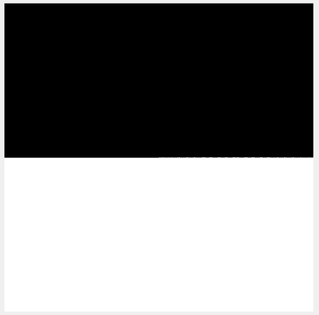
%> input picture DSAA-1/Assignment1/sample_inp.png, 319 x 315 px, shrunk from 526 x 520 before the run
$ octave q5.m   (GNU Octave 9; MATLAB toolbox functions it lacks are replaced by stand-ins)
%> lines starting %> are read from the running program, lines starting %| are printed output that depends on the picture; in (x1, y1, x2, y2) boxes, pixels count from 0 and x2, y2 are one past the last pixel; in counts of white or black regions, pixels touching at a corner belong together; the program's own positions count from 1
M = [1 2 1;0 0 0;-1 -2 -1];%[1 1 1; 1 -1 -1 ; -1 -1 -1];
%% 'sample_inp'
figure,
imshow(convn(imread('sample_inp.png'),M));
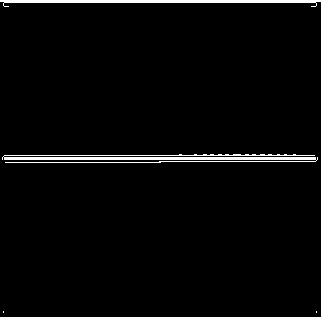
%> displayed picture: size 317x321x3, on the screen's scale of 0 to 255; 2.6% white; 4 white regions (2 under 20 px), largest, box (x1, y1, x2, y2) and area: (2, 154, 318, 163) 1624, (0, 0, 321, 7) 970
%% first figure conv with 'blur.jpg'
Q = imread('blur.jpg');
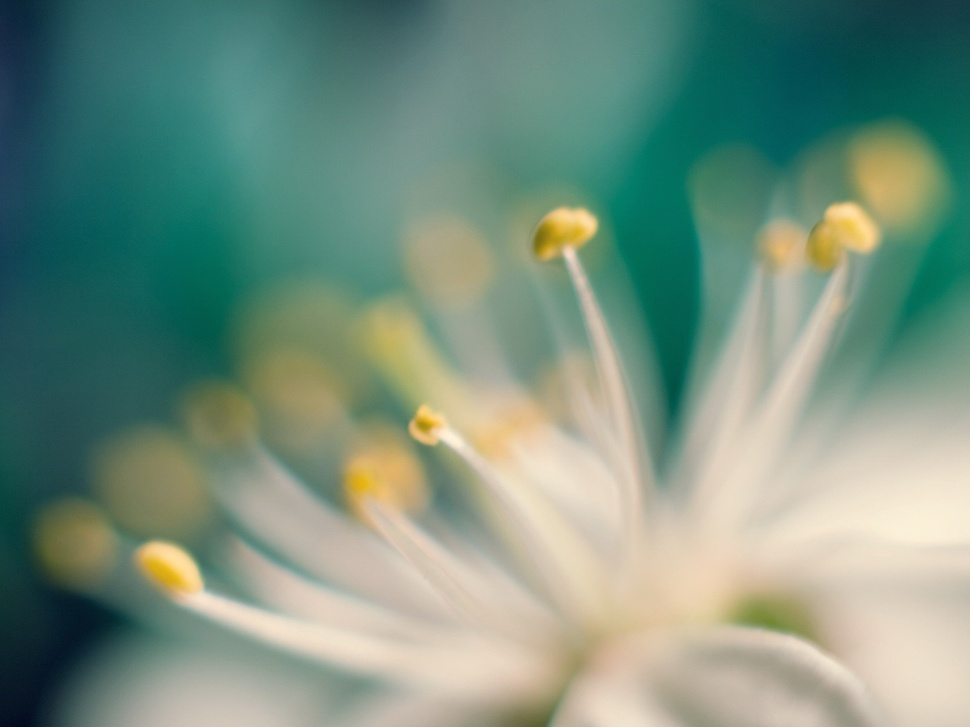
%> input picture DSAA-1/Assignment1/blur.jpg, 970 x 727 px, shrunk from 1600 x 1200 before the run
%> Q is the input picture: size 727x970x3 uint8; mean R, G, B 118.5, 144.6, 127.7
figure,
subplot(1,3,1);
imshow(Q);
subplot(1,3,2);
W = convn(Q,M);
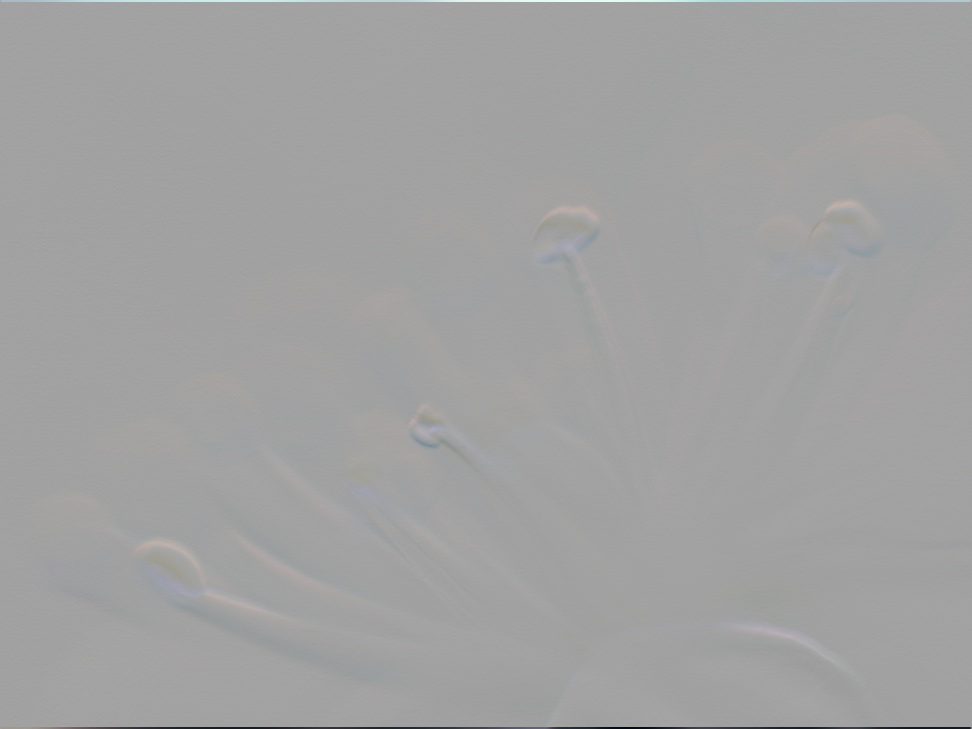
%> W: size 729x972x3 double; mean R, G, B 0, 0, 0; drawn with min black and max white
imshow(W);
subplot(1,3,3);
E = convn(Q,M');
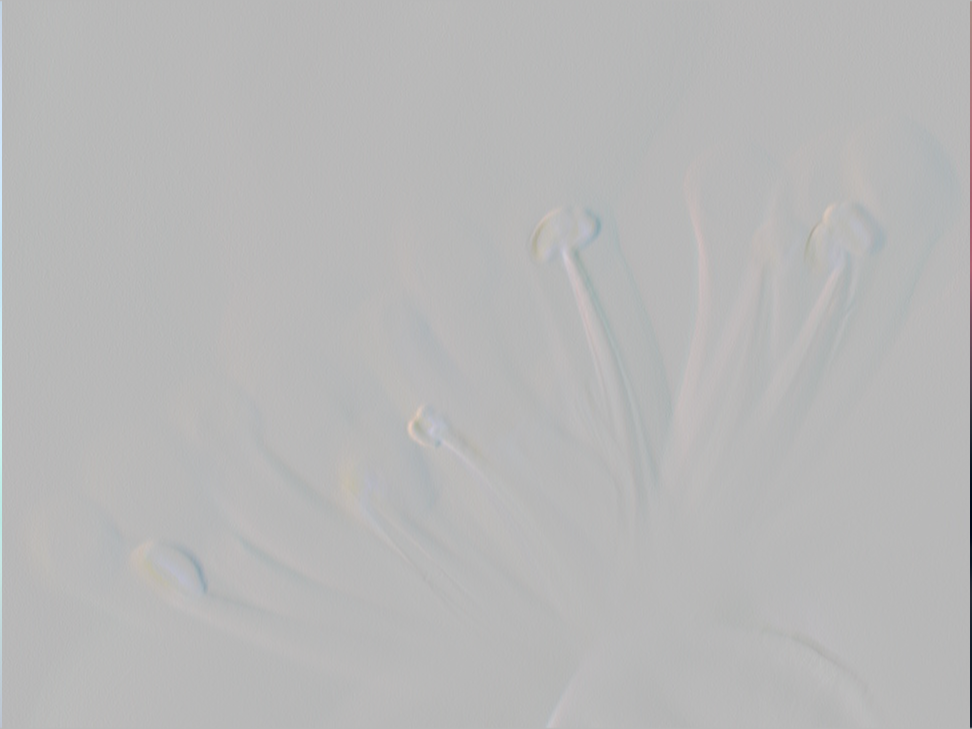
%> E: size 729x972x3 double; mean R, G, B 0, 0, 0; mean of the top-left, top-right, bottom-left and bottom-right quarters 2.2, -2.2, 3, -3; drawn with min black and max white
imshow(E);
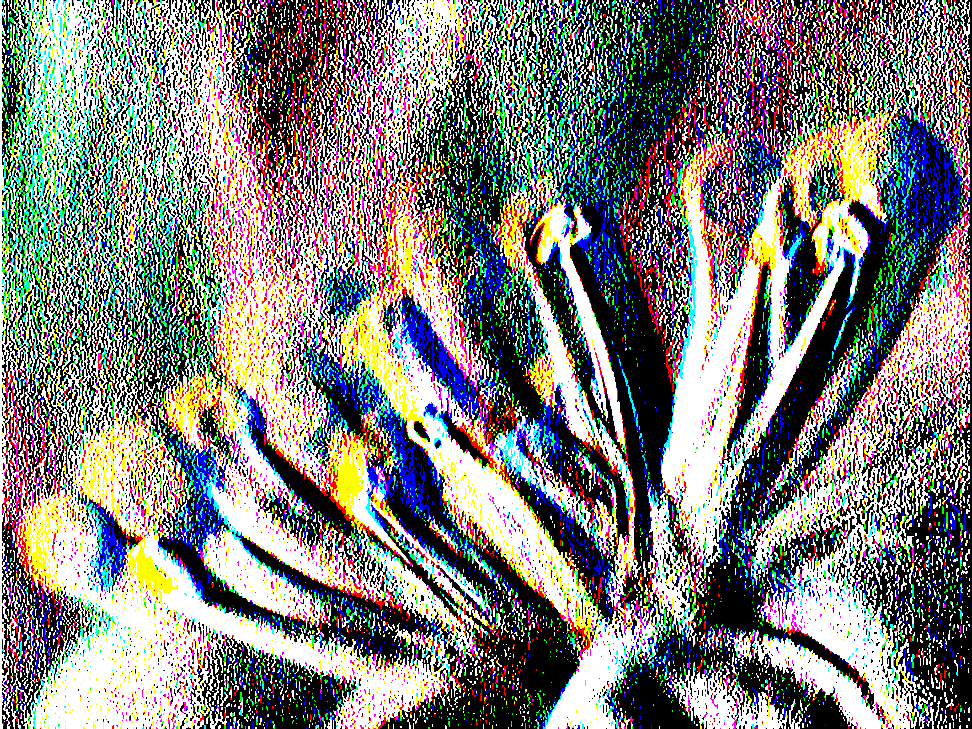
%> displayed picture: size 729x972x3, on the screen's scale of 0 to 255; mean R, G, B 128.8, 128.1, 124.6
%% second figure conv with 'F1.jpg'
A=imread('F1.jpg');
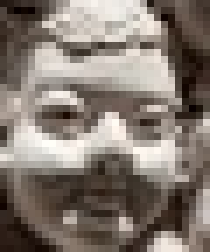
%> input picture DSAA-1/Assignment1/F1.jpg, 30 x 36 px, shrunk from 49 x 59 before the run (shown 7 times larger)
%> A is the input picture: size 36x30x3 uint8; mean R, G, B 131.9, 121.4, 112.9
figure,
subplot(1,3,1);
imshow(A);
B = convn(A,M);
subplot(1,3,2);
imshow(B);
subplot(1,3,3);
C = convn(A,M');
imshow(C);
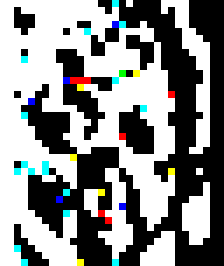
%> displayed picture: size 38x32x3, on the screen's scale of 0 to 255 (shown 7 times larger); mean R, G, B 135.9, 138.2, 137.8
%% third figure - 'cameraman.tif'
%> (the run ends here)
